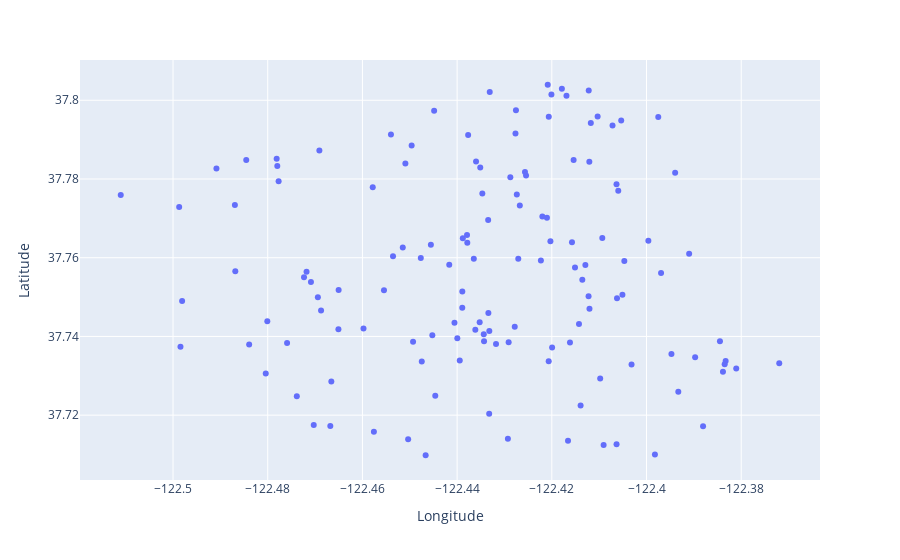

The notebook cell saved with this chart:
### Code cell
# Just the neighborhood parks and playgrounds
px.scatter(park_neighborhoodparks,
           x='Longitude',
           y='Latitude')

### Figure 1 — Plotly figure (JSON) as saved in the notebook; plotly's stock layout.template omitted (floating-point values rounded to 4 significant figures; data arrays with more than 128 entries replaced by an {"elided": "..."} marker saying what was removed)
{"data": [{"hovertemplate": "Longitude=%{x}<br>Latitude=%{y}<extra></extra>", "legendgroup": "", "marker": {"color": "#636efa", "symbol": "circle"}, "mode": "markers", "name": "", "orientation": "v", "showlegend": false, "type": "scatter", "x": {"elided": "134 str values"}, "xaxis": "x", "y": {"elided": "134 str values"}, "yaxis": "y"}], "layout": {"legend": {"tracegroupgap": 0}, "margin": {"t": 60}, "xaxis": {"anchor": "y", "domain": [0, 1], "title": {"text": "Longitude"}}, "yaxis": {"anchor": "x", "domain": [0, 1], "title": {"text": "Latitude"}}}}
